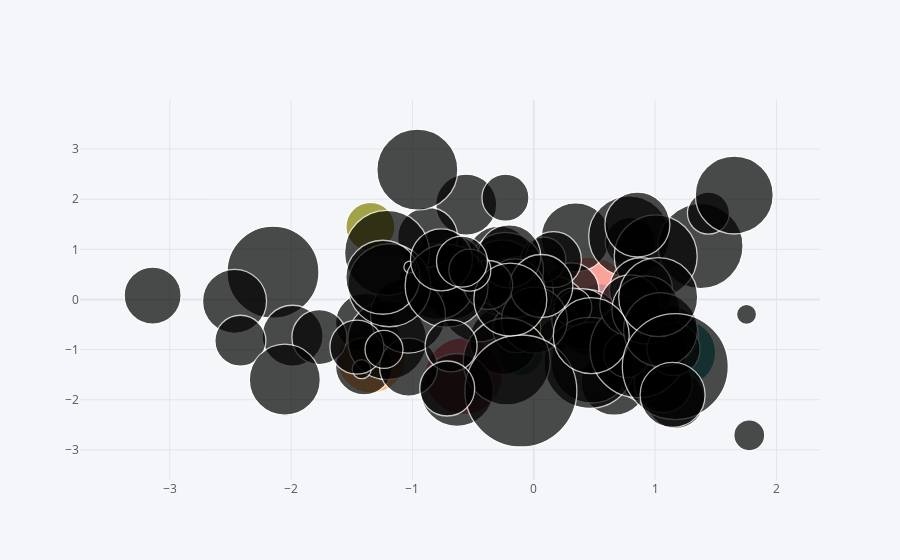

The code cell stored with this chart in its notebook:
### Code cell
df.iplot(kind='bubble', x='A', y='B', size='C')
